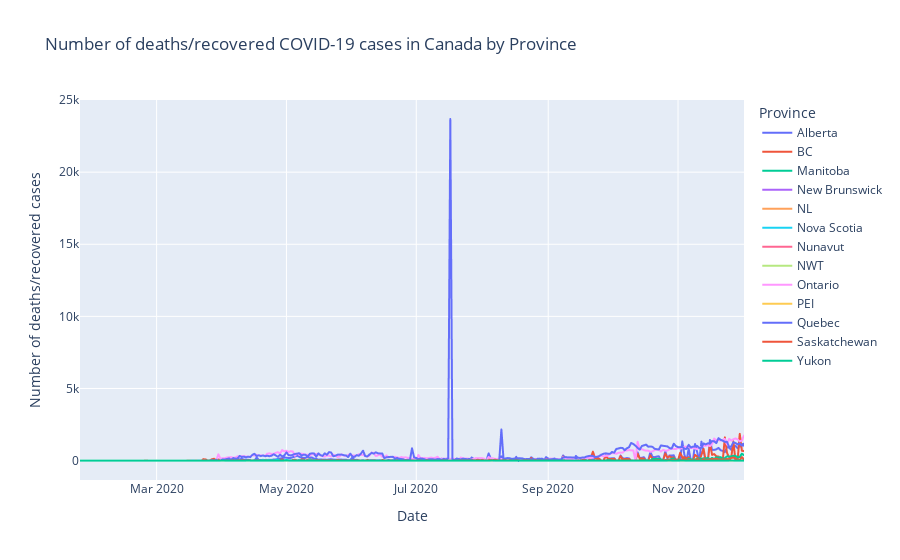

Source (notebook cell):
### Code cell
# Plot delta D_it new cases for each province
fig = px.line(
    active_cases_provinces,
    x="date",
    y="removed",
    color="province",
    title="Number of deaths/recovered COVID-19 cases in Canada by Province",
    labels=dict(
        date="Date",
        removed="Number of deaths/recovered cases",
        province="Province",
    ),
    height=600,
)
fig.show()

### Figure 1 — Plotly figure (JSON) as saved in the notebook; plotly's stock layout.template omitted (floating-point values rounded to 4 significant figures; data arrays with more than 128 entries replaced by an {"elided": "..."} marker saying what was removed)
{"data": [{"hovertemplate": "Province=Alberta<br>Date=%{x}<br>Number of deaths/recovered cases=%{y}<extra></extra>", "legendgroup": "Alberta", "line": {"color": "#636efa", "dash": "solid"}, "mode": "lines", "name": "Alberta", "showlegend": true, "type": "scattergl", "x": {"elided": "313 str values"}, "xaxis": "x", "y": {"elided": "313 int values"}, "yaxis": "y"}, {"hovertemplate": "Province=BC<br>Date=%{x}<br>Number of deaths/recovered cases=%{y}<extra></extra>", "legendgroup": "BC", "line": {"color": "#EF553B", "dash": "solid"}, "mode": "lines", "name": "BC", "showlegend": true, "type": "scattergl", "x": {"elided": "313 str values"}, "xaxis": "x", "y": {"elided": "313 int values"}, "yaxis": "y"}, {"hovertemplate": "Province=Manitoba<br>Date=%{x}<br>Number of deaths/recovered cases=%{y}<extra></extra>", "legendgroup": "Manitoba", "line": {"color": "#00cc96", "dash": "solid"}, "mode": "lines", "name": "Manitoba", "showlegend": true, "type": "scattergl", "x": {"elided": "313 str values"}, "xaxis": "x", "y": {"elided": "313 int values"}, "yaxis": "y"}, {"hovertemplate": "Province=New Brunswick<br>Date=%{x}<br>Number of deaths/recovered cases=%{y}<extra></extra>", "legendgroup": "New Brunswick", "line": {"color": "#ab63fa", "dash": "solid"}, "mode": "lines", "name": "New Brunswick", "showlegend": true, "type": "scattergl", "x": {"elided": "313 str values"}, "xaxis": "x", "y": {"elided": "313 int values"}, "yaxis": "y"}, {"hovertemplate": "Province=NL<br>Date=%{x}<br>Number of deaths/recovered cases=%{y}<extra></extra>", "legendgroup": "NL", "line": {"color": "#FFA15A", "dash": "solid"}, "mode": "lines", "name": "NL", "showlegend": true, "type": "scattergl", "x": {"elided": "313 str values"}, "xaxis": "x", "y": {"elided": "313 int values"}, "yaxis": "y"}, {"hovertemplate": "Province=Nova Scotia<br>Date=%{x}<br>Number of deaths/recovered cases=%{y}<extra></extra>", "legendgroup": "Nova Scotia", "line": {"color": "#19d3f3", "dash": "solid"}, "mode": "lines", "name": "Nova Scotia", "showlegend": true, "type": "scattergl", "x": {"elided": "313 str values"}, "xaxis": "x", "y": {"elided": "313 int values"}, "yaxis": "y"}, {"hovertemplate": "Province=Nunavut<br>Date=%{x}<br>Number of deaths/recovered cases=%{y}<extra></extra>", "legendgroup": "Nunavut", "line": {"color": "#FF6692", "dash": "solid"}, "mode": "lines", "name": "Nunavut", "showlegend": true, "type": "scattergl", "x": {"elided": "313 str values"}, "xaxis": "x", "y": {"elided": "313 int values"}, "yaxis": "y"}, {"hovertemplate": "Province=NWT<br>Date=%{x}<br>Number of deaths/recovered cases=%{y}<extra></extra>", "legendgroup": "NWT", "line": {"color": "#B6E880", "dash": "solid"}, "mode": "lines", "name": "NWT", "showlegend": true, "type": "scattergl", "x": {"elided": "313 str values"}, "xaxis": "x", "y": {"elided": "313 int values"}, "yaxis": "y"}, {"hovertemplate": "Province=Ontario<br>Date=%{x}<br>Number of deaths/recovered cases=%{y}<extra></extra>", "legendgroup": "Ontario", "line": {"color": "#FF97FF", "dash": "solid"}, "mode": "lines", "name": "Ontario", "showlegend": true, "type": "scattergl", "x": {"elided": "313 str values"}, "xaxis": "x", "y": {"elided": "313 int values"}, "yaxis": "y"}, {"hovertemplate": "Province=PEI<br>Date=%{x}<br>Number of deaths/recovered cases=%{y}<extra></extra>", "legendgroup": "PEI", "line": {"color": "#FECB52", "dash": "solid"}, "mode": "lines", "name": "PEI", "showlegend": true, "type": "scattergl", "x": {"elided": "313 str values"}, "xaxis": "x", "y": {"elided": "313 int values"}, "yaxis": "y"}, {"hovertemplate": "Province=Quebec<br>Date=%{x}<br>Number of deaths/recovered cases=%{y}<extra></extra>", "legendgroup": "Quebec", "line": {"color": "#636efa", "dash": "solid"}, "mode": "lines", "name": "Quebec", "showlegend": true, "type": "scattergl", "x": {"elided": "313 str values"}, "xaxis": "x", "y": {"elided": "313 int values"}, "yaxis": "y"}, {"hovertemplate": "Province=Saskatchewan<br>Date=%{x}<br>Number of deaths/recovered cases=%{y}<extra></extra>", "legendgroup": "Saskatchewan", "line": {"color": "#EF553B", "dash": "solid"}, "mode": "lines", "name": "Saskatchewan", "showlegend": true, "type": "scattergl", "x": {"elided": "313 str values"}, "xaxis": "x", "y": {"elided": "313 int values"}, "yaxis": "y"}, {"hovertemplate": "Province=Yukon<br>Date=%{x}<br>Number of deaths/recovered cases=%{y}<extra></extra>", "legendgroup": "Yukon", "line": {"color": "#00cc96", "dash": "solid"}, "mode": "lines", "name": "Yukon", "showlegend": true, "type": "scattergl", "x": {"elided": "313 str values"}, "xaxis": "x", "y": {"elided": "313 int values"}, "yaxis": "y"}], "layout": {"autosize": true, "legend": {"title": {"text": "Province"}, "tracegroupgap": 0}, "title": {"text": "Number of deaths/recovered COVID-19 cases in Canada by Province"}, "xaxis": {"anchor": "y", "autorange": true, "domain": [0, 1], "range": ["2020-01-25", "2020-12-02"], "title": {"text": "Date"}, "type": "date"}, "yaxis": {"anchor": "x", "autorange": true, "domain": [0, 1], "range": [-1348.0, 25000.0], "title": {"text": "Number of deaths/recovered cases"}, "type": "linear"}}}
